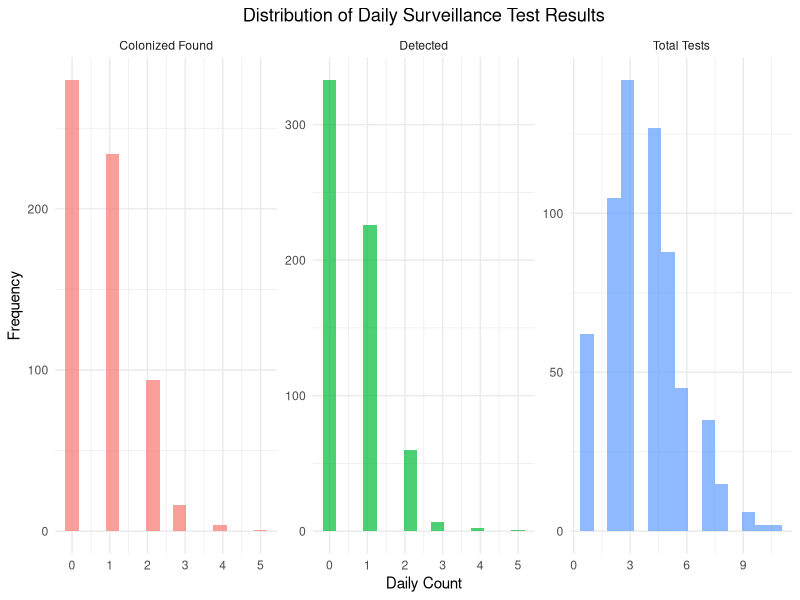

This figure's R source:
## ---- chunk 1
library(ggplot2)
library(dplyr)
library(knitr)
library(readr)
library(tidyr)
## ---- chunk 2
# Read the surveillance data
surveillance_raw <- readLines("surveillance.txt")

# Parse the data
parse_surveillance <- function(line) {
  time_match <- regexpr("Time: ([0-9.-]+)", line)
  if (time_match == -1) return(NULL)
  time_str <- regmatches(line, time_match)
  time <- as.numeric(sub("Time: ", "", time_str))
  
  patient_match <- regexpr("Patient: ([0-9]+)", line)
  if (patient_match == -1) return(NULL)
  patient_str <- regmatches(line, patient_match)
  patient_id <- sub("Patient: ", "", patient_str)
  
  colonized <- grepl("Colonized: true", line)
  detected <- grepl("Detected: true", line)
  
  data.frame(time = time, patient_id = patient_id, colonized = colonized, detected = detected)
}

# Parse all lines
surveillance_list <- lapply(surveillance_raw, parse_surveillance)
surveillance_list <- surveillance_list[!sapply(surveillance_list, is.null)]
surveillance <- do.call(rbind, surveillance_list)

# Convert time to day (floor of time)
surveillance$day <- floor(surveillance$time)

# Count surveillance events per day
daily_surveillance <- surveillance %>%
  group_by(day) %>%
  summarise(
    total_tests = n(),
    unique_patients = n_distinct(patient_id),
    colonized_patients = sum(colonized),
    detected_patients = sum(detected),
    true_positives = sum(colonized & detected),
    false_negatives = sum(colonized & !detected),
    true_negatives = sum(!colonized & !detected),
    false_positives = sum(!colonized & detected),
    .groups = 'drop'
  )

# Calculate test performance metrics
daily_surveillance <- daily_surveillance %>%
  mutate(
    sensitivity = ifelse(colonized_patients > 0, true_positives / colonized_patients, NA),
    specificity = ifelse((total_tests - colonized_patients) > 0, 
                        true_negatives / (total_tests - colonized_patients), NA),
    positive_rate = colonized_patients / total_tests,
    detection_rate = detected_patients / total_tests
  )
## ---- chunk 3
# Basic data info
total_tests <- nrow(surveillance)
unique_patients <- n_distinct(surveillance$patient_id)
total_colonized <- sum(surveillance$colonized)
total_detected <- sum(surveillance$detected)
overall_sensitivity <- sum(surveillance$colonized & surveillance$detected) / sum(surveillance$colonized)
overall_specificity <- sum(!surveillance$colonized & !surveillance$detected) / sum(!surveillance$colonized)

cat("Total surveillance tests:", total_tests, "\n")
cat("Unique patients tested:", unique_patients, "\n")
cat("Total colonized patients found:", total_colonized, "\n")
cat("Total detections:", total_detected, "\n")
cat("Overall sensitivity:", round(overall_sensitivity, 3), "\n")
cat("Overall specificity:", round(overall_specificity, 3), "\n")
## ---- chunk 4
test_long <- daily_surveillance %>%
  select(day, total_tests, colonized_patients, detected_patients) %>%
  pivot_longer(cols = c(total_tests, colonized_patients, detected_patients),
               names_to = "test_type", values_to = "count") %>%
  mutate(test_type = recode(test_type,
                           "total_tests" = "Total Tests",
                           "colonized_patients" = "Colonized Found",
                           "detected_patients" = "Detected"))

ggplot(test_long, aes(x = count, fill = test_type)) +
  geom_histogram(bins = 15, alpha = 0.7, position = "identity") +
  facet_wrap(~ test_type, scales = "free") +
  labs(
    x = "Daily Count",
    y = "Frequency",
    title = "Distribution of Daily Surveillance Test Results",
    fill = "Test Type"
  ) +
  theme_minimal() +
  theme(plot.title = element_text(hjust = 0.5),
        legend.position = "none")
